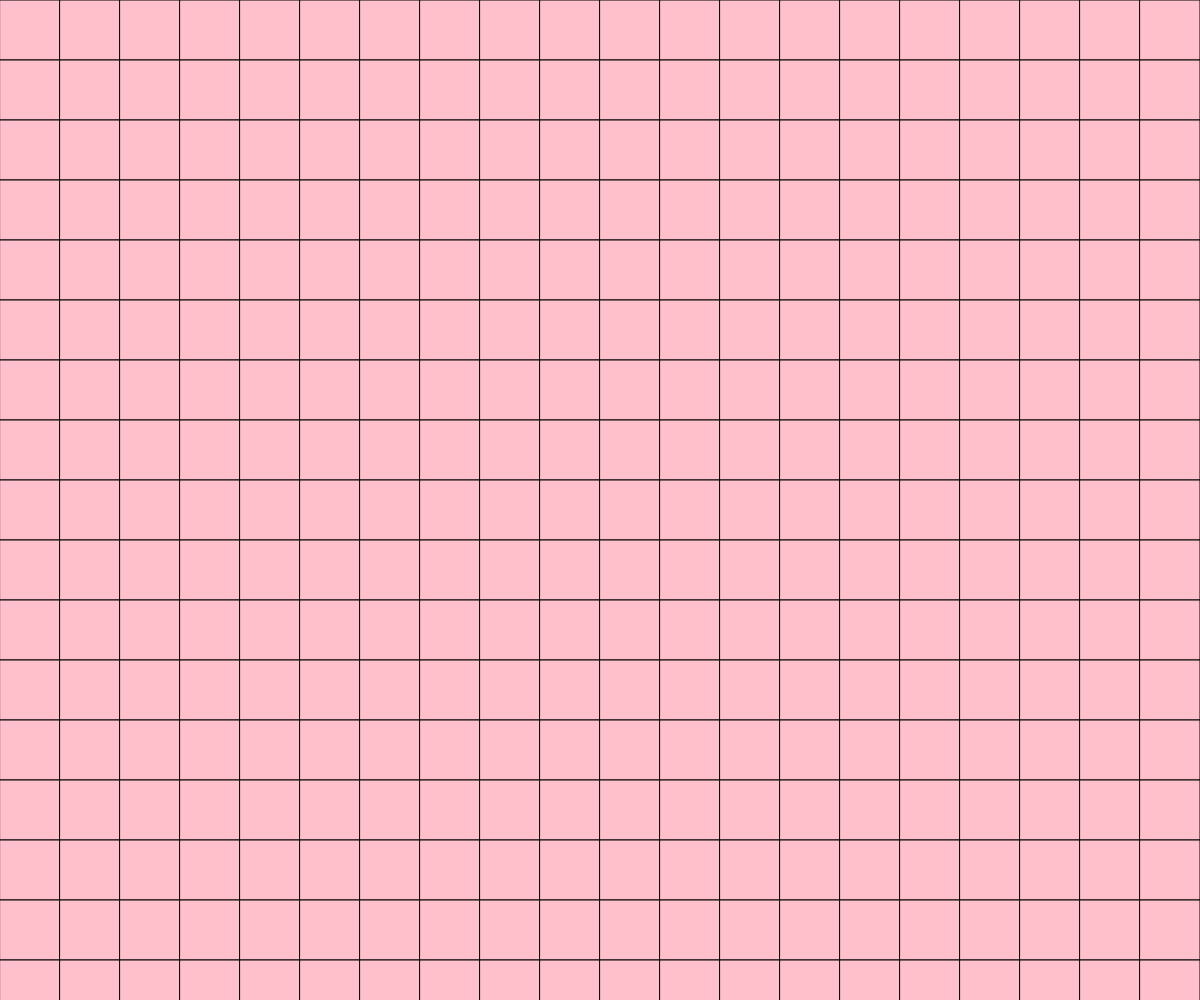
Frame 1 (no input)
Frame 60 (no input): identical to frame 1, image omitted
Frame 120 (the mouse pressed at the canvas centre since frame 60): identical to frame 1, image omitted

The p5.js sketch that drew this single still picture (run headless with seeded random() and noise() and a simulated clock; from frame 60 on, the mouse is pressed at the canvas centre):

// p5.js sketch
// ── sketch.js
function setup() {//runs once
  createCanvas(windowWidth, windowHeight);
  fill('pink');
  strokeWeight (1);
}

function draw() {//runs in a loop


  var num = 20; //varible for the number of squares in the array

   var sideLen = windowWidth/num; //variable for the side length of each square

  for(var y = 0; y < windowWidth; y = y + sideLen) { //loop to create a row of squares in the y direction
  for(var x = 0; x < windowWidth; x = x + sideLen) { //loop to create a row of squares in the x direction

      quad(x,y,
      x+ sideLen,y,
      x+ sideLen,y+ sideLen,
      x,y+ sideLen);
  }

}

}
